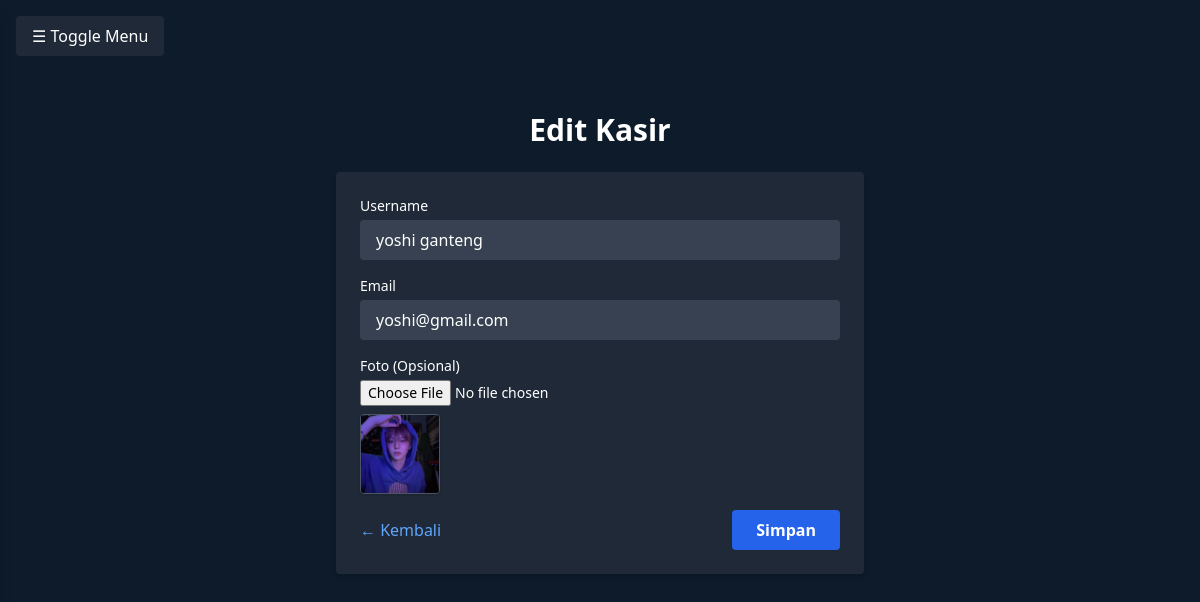
/includes/kasir/edit.php?id=8 (signed in), run on the app's committed database.
### tables this page shows
CREATE TABLE `users` (
  `id` int(11) NOT NULL,
  `nama` varchar(100) DEFAULT NULL,
  `username` varchar(50) DEFAULT NULL,
  `password` varchar(100) DEFAULT NULL,
  `role` enum('superadmin','kasir') DEFAULT NULL,
  `email` varchar(255) DEFAULT NULL,
  `reset_token` varchar(100) DEFAULT NULL,
  `reset_expiry` datetime DEFAULT NULL,
  `foto` varchar(255) DEFAULT NULL
);

### includes/kasir/functions.php (called while the page is built, shortened)
<?php
require_once __DIR__ . '/../../config/config.php';
function getKasirById($id) {
    global $conn;
    $id = intval($id);
    $sql = "SELECT id, nama, username, email, role, foto FROM users WHERE id = $id LIMIT 1";
    $result = mysqli_query($conn, $sql);
    return $result ? mysqli_fetch_assoc($result) : null;
}

### includes/kasir/edit.php (the view, shortened to what this page needs)
<?php
require_once '../../config/config.php';
require_once '../header.php';
require_once '../navbar.php';
require_once 'functions.php';
$id = intval($_GET['id']);
$kasir = getKasirById($id);
?>
<!DOCTYPE html>
<html lang="id">
<head>
    <script src="https://cdn.tailwindcss.com"></script>
</head>
<body class="bg-gray-900 text-white min-h-screen font-sans">
    <div class="max-w-xl mx-auto mt-10 px-6">
        <h1 class="text-3xl font-bold mb-6 text-center">Edit Kasir</h1>
        <form method="POST" enctype="multipart/form-data" class="bg-gray-800 p-6 rounded shadow-md space-y-4">
            <div>
                <label for="username" class="block text-sm mb-1">Username</label>
                <input type="text" name="username" id="username" value="<?= htmlspecialchars($kasir['username']) ?>" required class="w-full px-4 py-2 rounded bg-gray-700 text-white">
            </div>
            <div>
                <label for="email" class="block text-sm mb-1">Email</label>
                <input type="email" name="email" id="email" value="<?= htmlspecialchars($kasir['email'] ?? '') ?>" class="w-full px-4 py-2 rounded bg-gray-700 text-white">
            </div>
            <div>
                <label for="foto" class="block text-sm mb-1">Foto (Opsional)</label>
                <input type="file" name="foto" id="foto" accept=".jpg,.jpeg,.png,.gif" class="w-full text-sm text-white">
                <?php if (!empty($kasir['foto'])): ?>
                    <div class="mt-2">
                        <img src="../../assets/img/poto_profile/<?= htmlspecialchars($kasir['foto']) ?>" alt="Foto Kasir"
                             class="h-20 rounded shadow border border-gray-600">
                    </div>
                <?php endif; ?>
            </div>
            <div class="flex justify-between items-center mt-6">
                <a href="../../superadmin/kasir.php" class="text-blue-400 hover:underline">← Kembali</a>
                <button type="submit" class="bg-blue-600 hover:bg-blue-700 px-6 py-2 rounded text-white font-semibold">Simpan</button>
            </div>
        </form>
    </div>
</body>
</html>

### data on the page
users: username "yoshi ganteng", email "yoshi@gmail.com", foto (picture)
